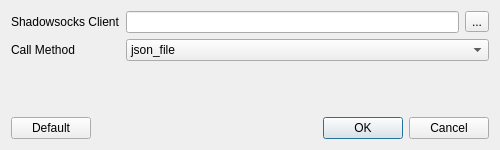
<?xml version="1.0" encoding="UTF-8"?>
<ui version="4.0">
 <class>SettingsDialog</class>
 <widget class="QDialog" name="SettingsDialog">
  <property name="geometry">
   <rect>
    <x>0</x>
    <y>0</y>
    <width>500</width>
    <height>150</height>
   </rect>
  </property>
  <property name="windowTitle">
   <string>Settings</string>
  </property>
  <layout class="QVBoxLayout" name="verticalLayout">
   <item>
    <layout class="QGridLayout" name="gridLayout">
     <item row="0" column="0">
      <widget class="QLabel" name="label_client">
       <property name="text">
        <string>Shadowsocks Client</string>
       </property>
      </widget>
     </item>
     <item row="1" column="0">
      <widget class="QLabel" name="label_commandType">
       <property name="text">
        <string>Call Method</string>
       </property>
      </widget>
     </item>
     <item row="1" column="1">
      <widget class="QComboBox" name="comboBox_commandType">
       <item>
        <property name="text">
         <string notr="true">json_file</string>
        </property>
       </item>
      </widget>
     </item>
     <item row="0" column="1">
      <layout class="QHBoxLayout" name="horizontalLayout">
       <item>
        <widget class="QLineEdit" name="lineEdit_client"/>
       </item>
       <item>
        <widget class="QToolButton" name="toolButton_client">
         <property name="text">
          <string notr="true">...</string>
         </property>
        </widget>
       </item>
      </layout>
     </item>
    </layout>
   </item>
   <item>
    <spacer name="verticalSpacer">
     <property name="orientation">
      <enum>Qt::Vertical</enum>
     </property>
     <property name="sizeHint" stdset="0">
      <size>
       <width>20</width>
       <height>40</height>
      </size>
     </property>
    </spacer>
   </item>
   <item>
    <layout class="QHBoxLayout" name="horizontalLayout_2">
     <item>
      <widget class="QPushButton" name="pushButton_default">
       <property name="text">
        <string>Default</string>
       </property>
      </widget>
     </item>
     <item>
      <spacer name="horizontalSpacer">
       <property name="orientation">
        <enum>Qt::Horizontal</enum>
       </property>
       <property name="sizeHint" stdset="0">
        <size>
         <width>40</width>
         <height>20</height>
        </size>
       </property>
      </spacer>
     </item>
     <item>
      <widget class="QDialogButtonBox" name="buttonBox">
       <property name="orientation">
        <enum>Qt::Horizontal</enum>
       </property>
       <property name="standardButtons">
        <set>QDialogButtonBox::Cancel|QDialogButtonBox::Ok</set>
       </property>
      </widget>
     </item>
    </layout>
   </item>
  </layout>
 </widget>
 <tabstops>
  <tabstop>lineEdit_client</tabstop>
  <tabstop>toolButton_client</tabstop>
  <tabstop>comboBox_commandType</tabstop>
  <tabstop>pushButton_default</tabstop>
 </tabstops>
 <resources/>
 <connections>
  <connection>
   <sender>buttonBox</sender>
   <signal>rejected()</signal>
   <receiver>SettingsDialog</receiver>
   <slot>reject()</slot>
   <hints>
    <hint type="sourcelabel">
     <x>316</x>
     <y>260</y>
    </hint>
    <hint type="destinationlabel">
     <x>286</x>
     <y>274</y>
    </hint>
   </hints>
  </connection>
 </connections>
</ui>
